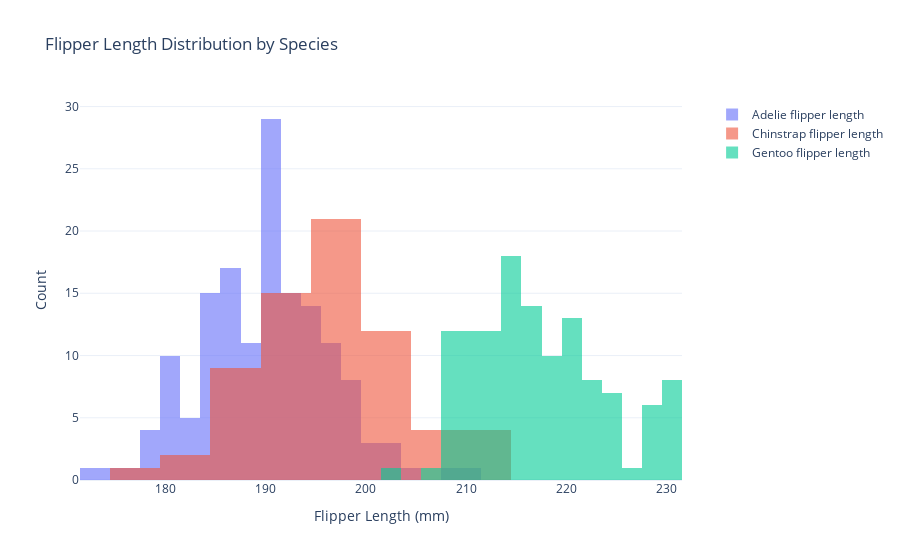

Notebook code cell kept with this figure:
### Code cell
import plotly.graph_objects as go
import pandas as pd

# Load the penguins dataset from the provided URL
url = "https://raw.githubusercontent.com/mwaskom/seaborn-data/master/penguins.csv"
penguins = pd.read_csv(url)

# Drop rows with missing flipper_length_mm values
penguins = penguins.dropna(subset=['flipper_length_mm'])

# Get unique species
species_list = penguins['species'].unique()

# Create a Plotly figure
fig = go.Figure()

# Iterate through each species
for species in species_list:
    # Filter data for the species
    species_data = penguins[penguins['species'] == species]['flipper_length_mm']
    
    # Add histogram for the species
    fig.add_trace(go.Histogram(
        x=species_data,
        name=f"{species} flipper length",
        opacity=0.6
    ))

# Update the layout for the figure
fig.update_layout(
    title="Flipper Length Distribution by Species",
    xaxis_title="Flipper Length (mm)",
    yaxis_title="Count",
    barmode='overlay',
    legend=dict(x=1.05, y=1),
    template="plotly_white"
)

# Show the plot
fig.show()

### Figure 1 — Plotly figure (JSON) as saved in the notebook; plotly's stock layout.template omitted (floating-point values rounded to 4 significant figures; data arrays with more than 128 entries replaced by an {"elided": "..."} marker saying what was removed)
{"data": [{"name": "Adelie flipper length", "opacity": 0.6, "type": "histogram", "x": {"elided": "151 int values"}}, {"name": "Chinstrap flipper length", "opacity": 0.6, "type": "histogram", "x": [192, 196, 193, 188, 197, 198, 178, 197, 195, 198, 193, 194, 185, 201, 190, 201, 197, 181, 190, 195, 181, 191, 187, 193, 195, 197, 200, 200, 191, 205, 187, 201, 187, 203, 195, 199, 195, 210, 192, 205, 210, 187, 196, 196, 196, 201, 190, 212, 187, 198, 199, 201, 193, 203, 187, 197, 191, 203, 202, 194, 206, 189, 195, 207, 202, 193, 210, 198]}, {"name": "Gentoo flipper length", "opacity": 0.6, "type": "histogram", "x": [211, 230, 210, 218, 215, 210, 211, 219, 209, 215, 214, 216, 214, 213, 210, 217, 210, 221, 209, 222, 218, 215, 213, 215, 215, 215, 216, 215, 210, 220, 222, 209, 207, 230, 220, 220, 213, 219, 208, 208, 208, 225, 210, 216, 222, 217, 210, 225, 213, 215, 210, 220, 210, 225, 217, 220, 208, 220, 208, 224, 208, 221, 214, 231, 219, 230, 214, 229, 220, 223, 216, 221, 221, 217, 216, 230, 209, 220, 215, 223, 212, 221, 212, 224, 212, 228, 218, 218, 212, 230, 218, 228, 212, 224, 214, 226, 216, 222, 203, 225, 219, 228, 215, 228, 216, 215, 210, 219, 208, 209, 216, 229, 213, 230, 217, 230, 217, 222, 214, 215, 222, 212, 213]}], "layout": {"barmode": "overlay", "legend": {"x": 1.05, "y": 1}, "title": {"text": "Flipper Length Distribution by Species"}, "xaxis": {"title": {"text": "Flipper Length (mm)"}}, "yaxis": {"title": {"text": "Count"}}}}
